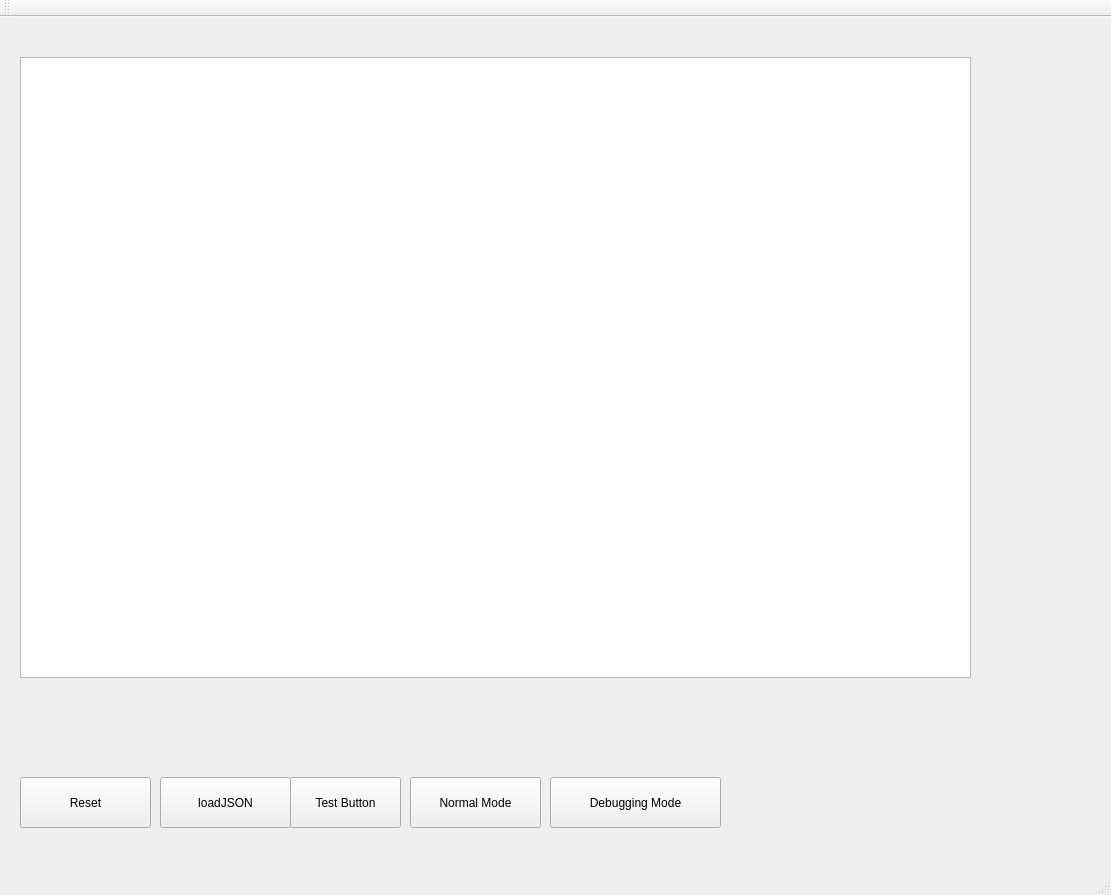
<?xml version="1.0" encoding="UTF-8"?>
<ui version="4.0">
 <class>MainWindow</class>
 <widget class="QMainWindow" name="MainWindow">
  <property name="geometry">
   <rect>
    <x>0</x>
    <y>0</y>
    <width>1111</width>
    <height>895</height>
   </rect>
  </property>
  <property name="windowTitle">
   <string>MainWindow</string>
  </property>
  <widget class="QWidget" name="centralWidget">
   <widget class="QGraphicsView" name="view">
    <property name="geometry">
     <rect>
      <x>20</x>
      <y>40</y>
      <width>951</width>
      <height>621</height>
     </rect>
    </property>
   </widget>
   <widget class="QPushButton" name="resetButton">
    <property name="geometry">
     <rect>
      <x>20</x>
      <y>760</y>
      <width>131</width>
      <height>51</height>
     </rect>
    </property>
    <property name="text">
     <string>Reset</string>
    </property>
   </widget>
   <widget class="QPushButton" name="load">
    <property name="geometry">
     <rect>
      <x>160</x>
      <y>760</y>
      <width>131</width>
      <height>51</height>
     </rect>
    </property>
    <property name="text">
     <string>loadJSON</string>
    </property>
   </widget>
   <widget class="QPushButton" name="debugging">
    <property name="geometry">
     <rect>
      <x>550</x>
      <y>760</y>
      <width>171</width>
      <height>51</height>
     </rect>
    </property>
    <property name="text">
     <string>Debugging Mode</string>
    </property>
   </widget>
   <widget class="QPushButton" name="nmode">
    <property name="geometry">
     <rect>
      <x>410</x>
      <y>760</y>
      <width>131</width>
      <height>51</height>
     </rect>
    </property>
    <property name="text">
     <string>Normal Mode</string>
    </property>
   </widget>
   <widget class="QPushButton" name="test">
    <property name="geometry">
     <rect>
      <x>290</x>
      <y>760</y>
      <width>111</width>
      <height>51</height>
     </rect>
    </property>
    <property name="text">
     <string>Test Button</string>
    </property>
   </widget>
  </widget>
  <widget class="QMenuBar" name="menuBar">
   <property name="geometry">
    <rect>
     <x>0</x>
     <y>0</y>
     <width>1111</width>
     <height>22</height>
    </rect>
   </property>
  </widget>
  <widget class="QToolBar" name="mainToolBar">
   <attribute name="toolBarArea">
    <enum>TopToolBarArea</enum>
   </attribute>
   <attribute name="toolBarBreak">
    <bool>false</bool>
   </attribute>
  </widget>
  <widget class="QStatusBar" name="statusBar"/>
 </widget>
 <layoutdefault spacing="6" margin="11"/>
 <resources/>
 <connections/>
</ui>
